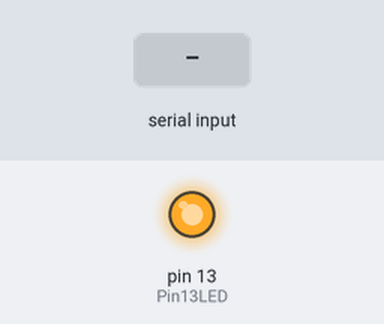
The sketch below on a simulated Arduino Uno, built with avr-gcc and run on an emulated ATmega328P. Parts: output pins drawn as LEDs (lit = HIGH). The inputs (shaded band) are chosen by the test bench. What the sketch prints to the serial monitor is not drawn.

Above: at 1.2 s.
1.3 s: "1" received over the second serial link
Timing chart, 0 to 4.3 s (numbered marks = the images above; inputs shaded):
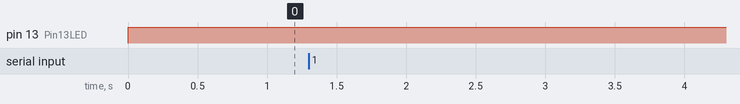

The sketch:

storeRoomduino_rs485Master.ino
```cpp
/* YourDuino SoftwareSerialExample1 (Adapted)
   - Connect to another Arduino running "YD_SoftwareSerialExampleRS485_1Remote"
   - Connect this unit Pins 10, 11, Gnd
   - Pin 3 used for RS485 direction control
   - To other unit Pins 11,10, Gnd  (Cross over)
   - Open Serial Monitor, type in top window.
   - Should see same characters echoed back from remote Arduino

   Questions: terry@yourduino.com
*/

/*-----( Import needed libraries )-----*/
#include <SoftwareSerial.h>
/*-----( Declare Constants and Pin Numbers )-----*/
#define SSerialRX        11  //Serial Receive pin
#define SSerialTX        12  //Serial Transmit pin

#define SSerialTxControl1 8   //RS485 Direction control
#define SSerialTxControl2 9   //RS485 Direction control

#define RS485Transmit    HIGH
#define RS485Receive     LOW

#define Pin13LED         13

/*-----( Declare objects )-----*/
SoftwareSerial RS485Serial(SSerialRX, SSerialTX); // RX, TX

/*-----( Declare Variables )-----*/
String byteReceived;
String byteSend;
//char convBuffer[50];

void setup()   /****** SETUP: RUNS ONCE ******/
{
  // Start the built-in serial port, probably to Serial Monitor
  Serial.begin(9600);
  //Serial.println("YourDuino.com SoftwareSerial remote loop example");
  //Serial.println("Use Serial Monitor, type in upper window, ENTER");

  pinMode(Pin13LED, OUTPUT);
  pinMode(SSerialTxControl1, OUTPUT);
  pinMode(SSerialTxControl2, OUTPUT);

  digitalWrite(SSerialTxControl1, RS485Receive);  // Init Transceiver
  digitalWrite(SSerialTxControl2, RS485Receive);  // Init Transceiver

  // Start the software serial port, to another device
  RS485Serial.begin(4800);   // set the data rate

}//--(end setup )---


void loop()   /****** LOOP: RUNS CONSTANTLY ******/
{
  digitalWrite(Pin13LED, HIGH);  // Show activity
  if (Serial.available())
  {
    byteReceived = Serial.readString();

    digitalWrite(SSerialTxControl1, RS485Transmit);  // Enable RS485 Transmit
    digitalWrite(SSerialTxControl2, RS485Transmit);  // Enable RS485 Transmit
    RS485Serial.print(byteReceived);          // Send byte to Remote Arduino

    digitalWrite(Pin13LED, LOW);  // Show activity
    delay(10);
    digitalWrite(SSerialTxControl1, RS485Receive);  // Disable RS485 Transmit
    digitalWrite(SSerialTxControl2, RS485Receive);  // Disable RS485 Transmit
  }

  if (RS485Serial.available())  //Look for data from other Arduino
   {
    //Serial.println("RS485 msg rcvd.");
    digitalWrite(Pin13LED, HIGH);  // Show activity
    byteReceived = RS485Serial.readString();    // Read received byte
    Serial.println(byteReceived);        // Show on Serial Monitor
    delay(10);
    digitalWrite(Pin13LED, LOW);  // Show activity
   }

}//--(end main loop )---

/*-----( Declare User-written Functions )-----*/

//NONE
//*********( THE END )***********
```
